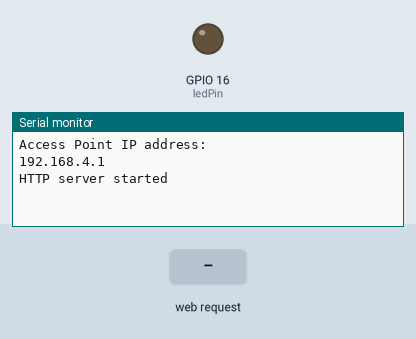
Recording of a sketch running on a simulated ESP8266 (NodeMCU). On the bench: output pins drawn as LEDs (lit = HIGH), the last lines printed to the serial monitor. The inputs (shaded band) are chosen by the test bench.

Above: at 1.2 s.
1.3 s: HTTP request GET /setname received
At 2.5 s:
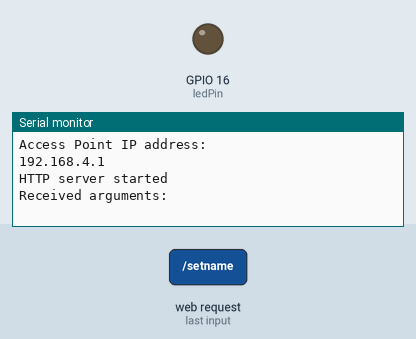
2.8 s: HTTP request GET /setname?username=1&password=1&name=1 received
At 3.9 s:
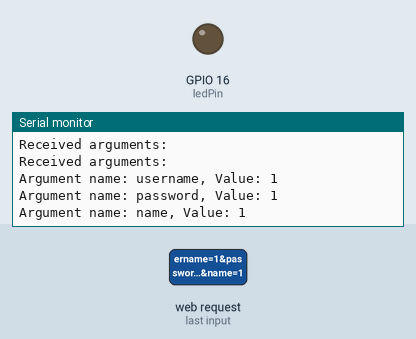

Measured:
- after the input at 1.3 s, the serial monitor: prints a new line at once (image 1)
- after the input at 2.8 s, the serial monitor: prints a new line at once (image 2)

The sketch:

esp.ino
```cpp
#include <ESP8266WiFi.h>
#include <ESP8266WebServer.h>

const char* ssid = "ESP8266_AP";    // Change to your desired SSID for the ESP8266's access point
const char* password = "password";  // Change to your desired password for the ESP8266's access point

const int ledPin = 16;  // Use built-in LED pin (usually GPIO2 on NodeMCU)

ESP8266WebServer server(80);

String detectedName = "";
String previousName = "";  // Example detected name

const char htmlLoginPage[] PROGMEM = R"(
<!DOCTYPE html>
<html lang="en">
<head>
  <meta charset="UTF-8">
  <meta name="viewport" content="width=device-width, initial-scale=1.0">
  <title>Login Page</title>
</head>
<body>
  <h1>Login</h1>
  <form action="/login" method="post">
    <label for="username">Username:</label><br>
    <input type="text" id="username" name="username"><br>
    <label for="password">Password:</label><br>
    <input type="password" id="password" name="password"><br><br>
    <input type="submit" value="Login">
  </form>
</body>
</html>
)";

const char htmlContent[] PROGMEM = R"(
<!DOCTYPE html>
<html lang="en">
<head>
  <meta charset="UTF-8">
  <meta name="viewport" content="width=device-width, initial-scale=1.0">
  <title>ESP8266 Access Point</title>
  <script>
    function updateNames(name) {
      const namesDiv = document.getElementById('detectedNames');
      namesDiv.innerHTML += name + "<br>"; // Append name with line break
    }
  </script>
</head>
<body>
  <h1>lycée Mahmoud Messadi ,Bardo </h1>
  <p>School Security System.</p>
  <p>Detected Names:</p>
  <div id="detectedNames"></div>
  <script>
    // Update detected names
    function updateDetectedName() {
      fetch('/getname')
        .then(response => response.text())
        .then(data => updateNames(data))
        .catch(error => console.error('Error fetching name:', error));
    }
    setInterval(updateDetectedName, 5000); // Update every 5 seconds
    updateDetectedName(); // Initial update
  </script>
</body>
</html>
)";

bool isAuthenticated = false;  // Flag to track authentication status

void handleRoot() {
  if (!isAuthenticated) {
    String page = FPSTR(htmlLoginPage);
    server.send(200, "text/html", page);
    return;
  }

  String page = FPSTR(htmlContent);
  page.replace("{DETECTED_NAME}", detectedName);
  server.send(200, "text/html", page);
}

void handleLogin() {
  if (!server.hasArg("username") || !server.hasArg("password")) {
    server.send(400, "text/plain", "Missing username or password");
    return;
  }

  if (server.arg("username") == "user" && server.arg("password") == "user") {
    isAuthenticated = true;  // Set authentication flag to true
    server.sendHeader("Location", "/");
    server.send(302, "text/plain", "");
  } else {
    isAuthenticated = false;  // Set authentication flag to false
    server.sendHeader("Location", "/login");
    server.send(302, "text/plain", "");
  }
}

void handleGetName() {
  server.send(200, "text/plain", detectedName);
}

void handleSetName() {
  Serial.println("Received arguments:");
  for (int i = 0; i < server.args(); i++) {
    Serial.print("Argument name: ");
    Serial.print(server.argName(i));
    Serial.print(", Value: ");
    Serial.println(server.arg(i));
  }

  if (server.hasArg("name")) {
    if (server.arg("name") != previousName) {
      detectedName = server.arg("name");
      previousName = detectedName;
      server.send(200, "text/plain", "Name updated successfully");
    } else {
      server.send(200, "text/plain", "Name already set");
    }
  } else {
    server.send(400, "text/plain", "Missing 'name' parameter in the request");
  }
}

void setup() {
  Serial.begin(115200);

  // Configure ESP8266 as Access Point
  WiFi.softAP(ssid, password);

  // Print IP address of the Access Point
  Serial.println("Access Point IP address:");
  Serial.println(WiFi.softAPIP());

  server.on("/", HTTP_GET, handleRoot);
  server.on("/login", HTTP_POST, handleLogin);
  server.on("/getname", HTTP_GET, handleGetName);
  server.on("/setname", HTTP_GET, handleSetName);

  // Set LED pin as output and turn it on
  pinMode(ledPin, OUTPUT);

  // Start server
  server.begin();
  Serial.println("HTTP server started");
}

void loop() {
  server.handleClient();
  digitalWrite(ledPin, LOW);
}
```
